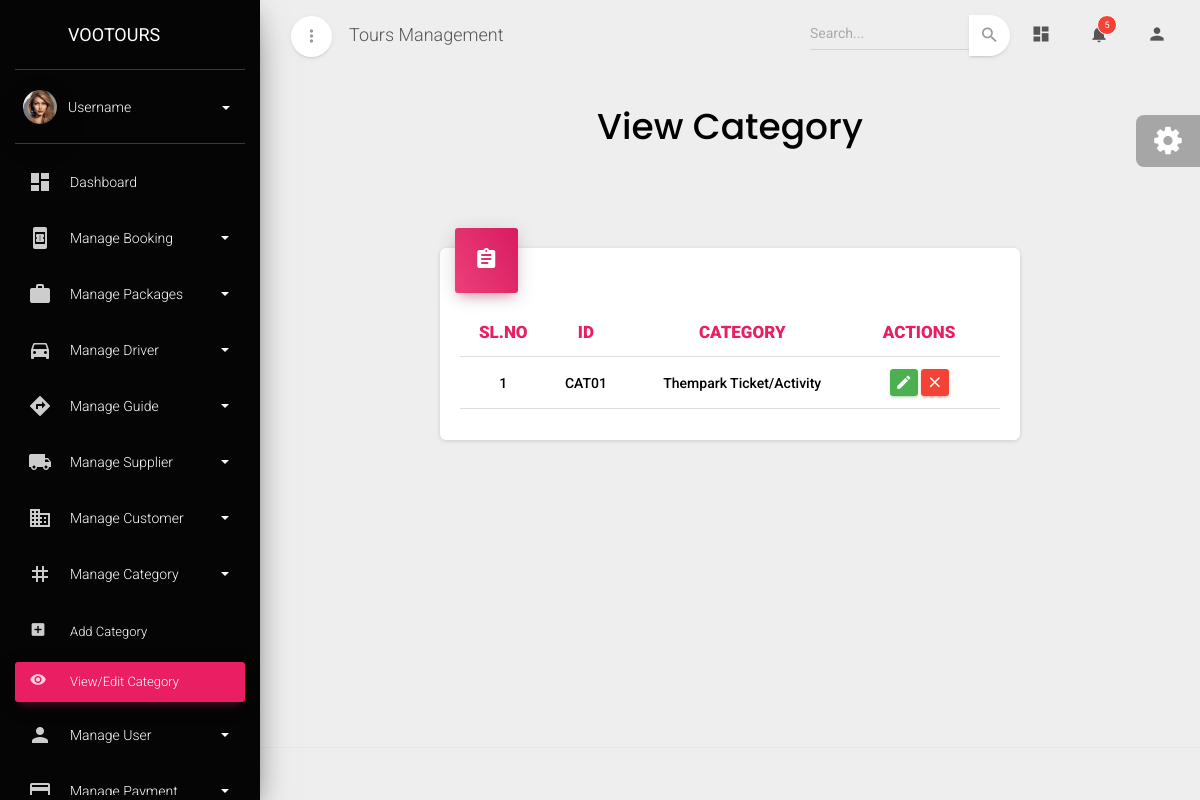
/viewcategory, run on an earlier commit of the app's database.
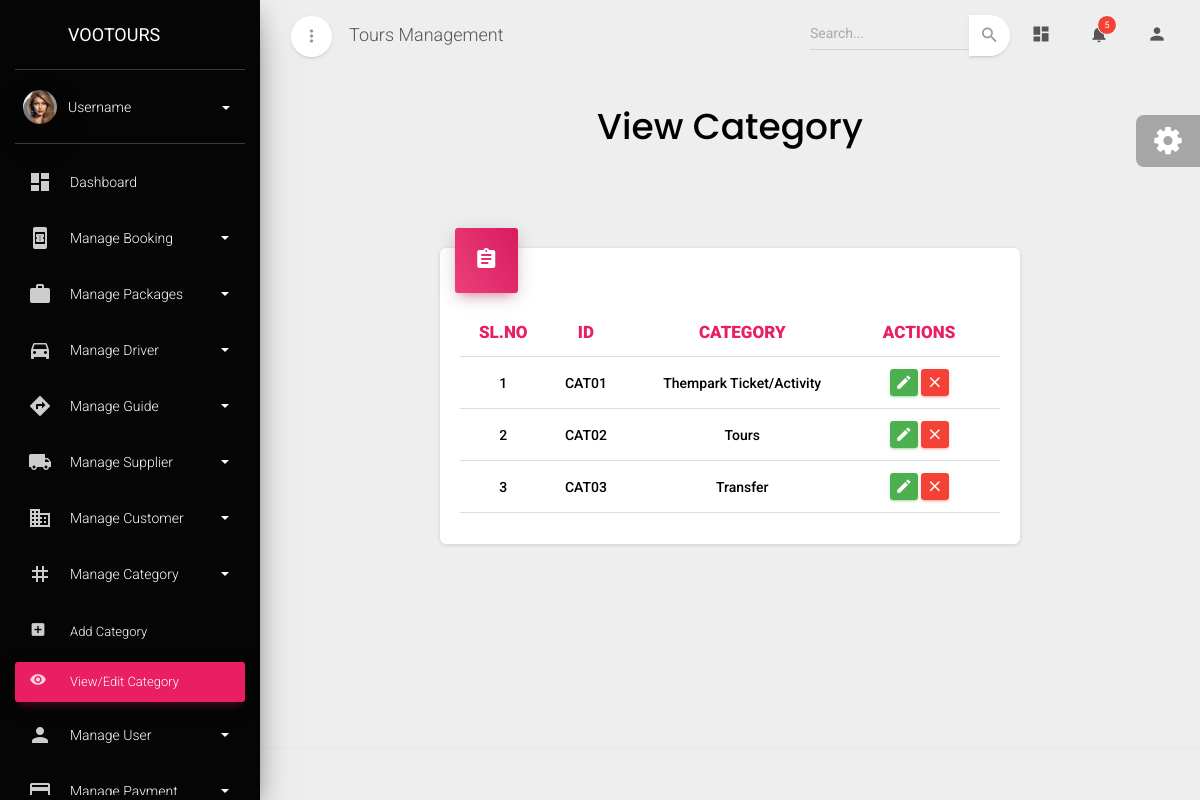
And on a later commit of the database.
### admin_dashboard/models.py (models this page shows, shortened)
class Category(models.Model):
    category_id=models.CharField(max_length=10, primary_key=True, editable=False)
    category_name=models.CharField(max_length=30,unique=True)
    no_of_adult=models.BooleanField(default=True)
    no_of_child=models.BooleanField(default=True)
    no_of_infant=models.BooleanField(default=True)
    rate_of_adult=models.BooleanField(default=True)
    rate_of_child=models.BooleanField(default=True)
    rate_of_infant=models.BooleanField(default=True)
    pickup_location=models.BooleanField(default=True)
    drop_location=models.BooleanField(default=True)
    room_no=models.BooleanField(default=True)
    remark=models.BooleanField(default=True)
    date=models.BooleanField(default=True)
    time=models.BooleanField(default=True)
    pickup_time=models.BooleanField(default=True)
    transfer_type=models.BooleanField(default=True)
    vehicle_type=models.BooleanField(default=True)
    vehicle_name=models.BooleanField(default=True)
    no_of_luggage=models.BooleanField(default=True)
    flight_time=models.BooleanField(default=True)

### admin_dashboard/views.py (the view)
# urls.py: path('viewcategory',View_category,name="view_category"),
def View_category(request):
    data=Category.objects.all()
    return render(request,'view_category.html',{'data':data})

### admin_dashboard/templates/view_category.html (shortened to what this page needs)
{% extends "base.html" %}
{% block content %}
<div class="content">
  <div class="container-fluid">
    <div class="row text-center">
      <h2
        class="font-weight-bold"
        style="font-family: poppins, serif; color: #000"
      >
        View Category
      </h2>
    </div>
    <div class="row mt-2">
      <div class="mt-5">
        <div class="row" id="supplier-allocation-content">
          <div class="col-2"></div>
          <div class="col-lg-8 col-md-12 col-md-12">
            <div class="card">
              <div class="card-header card-header-rose card-header-icon">
                <div class="card-icon">
                  <i class="material-icons">assignment</i>
                </div>
              </div>
              <div class="card-body">
                <div class="table-responsive">
                  <table class="table">
                    <thead>
                      <tr>
                        <th class="text-center  text-rose" style="font-weight: 900;" >SL.NO</th>
                        <th class="text-center  text-rose" style="font-weight: 900;" >ID</th>
                        <th class="text-center  text-rose" style="font-weight: 900;" >CATEGORY</th>
                        <th class="text-center  text-rose" style="font-weight: 900;" >ACTIONS</th>
                        <th class="text-center  text-rose" style="font-weight: 900;" ></th>
                      </tr>
                    </thead>
                    <tbody>
                      {% for i in data %}
                      <tr>
                        <tr>
                          <td class="text-center" style="font-weight: 500;">{{forloop.counter}}</td>
                          <td class="text-center text-capitalize" style="font-weight: 500;">{{i.category_id}}</td>
                          <td class="text-center text-capitalize" style="font-weight: 500;">{{i.category_name}}</td>
                          <td class="td-actions text-center">
                            <button type="button" rel="tooltip" class="btn btn-success" data-toggle="modal" data-target="#editModal{{i.category_id}}" onclick="openEditModal('{{i.category_id}}')"> <i class="material-icons">edit</i> </button>
                            <button type="button" rel="tooltip" class="btn btn-danger" data-toggle="modal" data-target="#deleteModal{{i.category_id}}" onclick="openDeleteModal('{{i.category_id}}')"> <i class="material-icons">close</i> </button>
                          </td>
                          <td class="text-center text-capitalize" style="font-weight: 500;"></td>
                      </tr>
                      {% endfor %}
                    </tbody>
                  </table>
                </div>
              </div>
            </div>
          </div>
          <div class="col-2"></div>
        </div>
      </div>
    </div>
  </div>
</div>
{% endblock content %}

What changed in the data, as far as the page shows it:
added Category: category_id "CAT02", category_name "Tours"
added Category: category_id "CAT03", category_name "Transfer"
